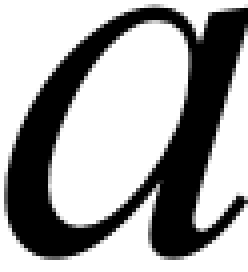
%> input picture code/classification_code/train/a.PNG, 62 x 68 px (shown 4 times larger)
$ octave poster.m   (GNU Octave 9; MATLAB toolbox functions it lacks are replaced by stand-ins)
%> lines starting %> are read from the running program, lines starting %| are printed output that depends on the picture; in (x1, y1, x2, y2) boxes, pixels count from 0 and x2, y2 are one past the last pixel; in counts of white or black regions, pixels touching at a corner belong together; the program's own positions count from 1
### code/classification_code/pre.m
function [ I ] = pre( filename,size )
%> called with filename = 'a.png', size = 48
%PRE Summary of this function goes here
%   Detailed explanation goes here

I = imread(filename);
%> I is the input picture: size 68x62x3 uint8; min 0, max 255, mean 162.9
    I = imresize(I, [size,size]);
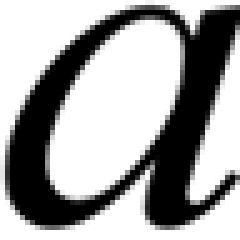
%> I: size 48x48x3 uint8 (shown 5 times larger); min 0, max 255, mean 162.9
    lvl = graythresh(I);
%> lvl = 0.514
    I = im2bw(I,lvl);
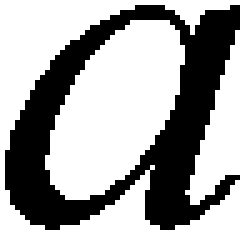
%> I: size 48x48 logical (shown 5 times larger); 63.7% white; 1 black region, box (x1, y1, x2, y2) and area: (1, 1, 48, 46) 837
end

### code/classification_code/poster.m
string = ['a.png'; 'w.png'; 'y.png' ;'1.png'];
for i = 1 : 4
    figure;
    imshow(imread(string(i,:)));
    temp = pre(string(i,:),48);
    figure;
    imshow(temp);
%> (the run ends here)
